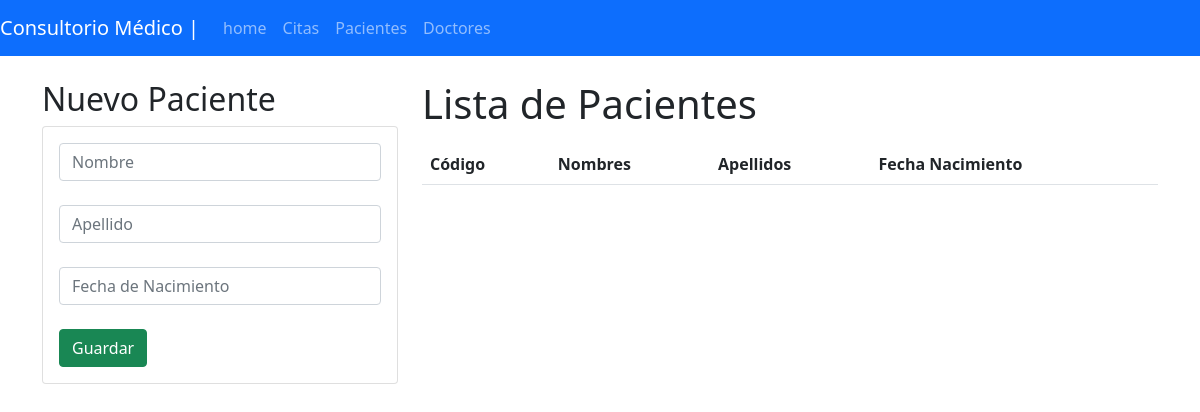
Page /listpacientes on the earlier database version.
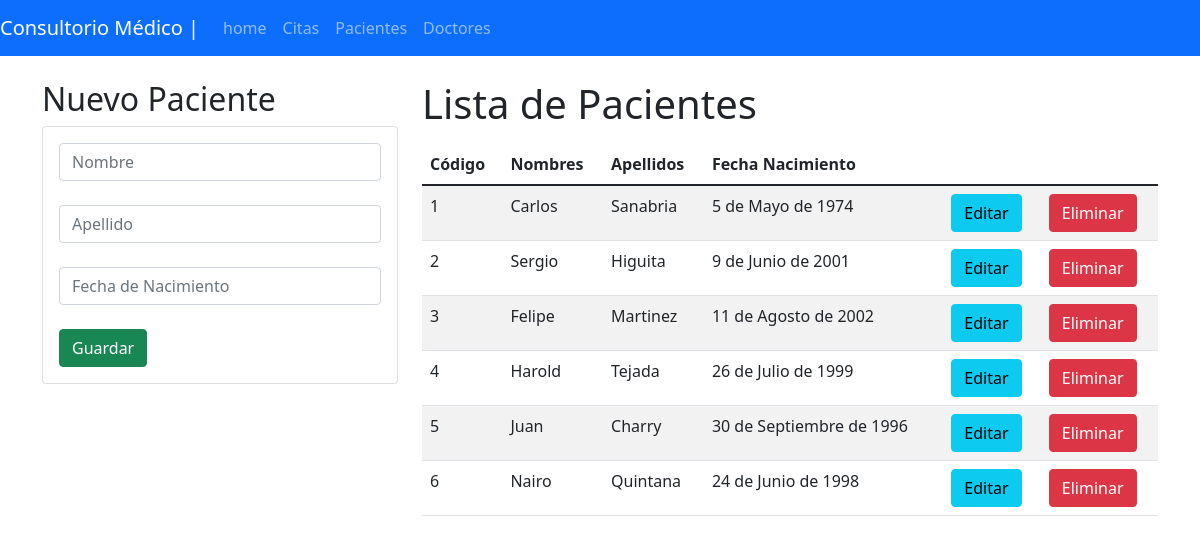
Same page on the later database version.
### appMenu/models.py (models this page shows, shortened)
class Paciente(models.Model):
    id = models.AutoField(primary_key=True)
    nombre = models.CharField(max_length=200)
    apellido = models.CharField(max_length=200)
    fecha_nacimiento = models.DateField(auto_now=False, auto_now_add=False)

### appMenu/views.py (the view)
# urls.py: path('listpacientes', views.list_pacientes, name="listpacientes"),
def list_pacientes(request):
    pacientes = Paciente.objects.all()
    contexto = {"pacientes": pacientes}
    return render(request, 'pacientes.html', contexto)

### appMenu/templates/pacientes.html (shortened to what this page needs)
{% extends 'base.html' %}
{% block content %}
<div class="row">
    <div class="col-sm-12 col-md-6 col-lg-4 col-xl-4">
        <h2>Nuevo Paciente</h2>
        <div class="card">
            <div class="card-body">
                <form action="/registrarCurso/" method="POST">{% csrf_token %}
                    <div class="form-group">
                        <input type="text" id="nombre" name="nombre" class="form-control" placeholder="Nombre"
                            minlength="6" maxlength="6" required>
                    </div><br>
                    <div class="form-group">
                        <input type="text" id="apellido" name="apellido" class="form-control" placeholder="Apellido"
                            maxlength="50" required>
                    </div><br>
                    <div class="form-group">
                        <input type="text" id="fecha_nacimiento name="fecha_nacimiento" class="form-control" placeholder="Fecha de Nacimiento"
                            minlength="6" maxlength="6" required>
                    </div><br>
                    <div class="form-group">
                        <button type="submit" class="btn btn-success btn-block text-white">Guardar</button>
                    </div>
                </form>
            </div>
        </div>
    </div>
    <div class="col-sm-12 col-md-6 col-lg-8 col-xl-8">
        <h1>Lista de Pacientes</h1>
        <div class="table-responsive py-2">
            <table class="table table-striped">
                <thead>
                    <tr>
                        <th>Código</th>
                        <th>Nombres</th>
                        <th>Apellidos</th>
                        <th>Fecha Nacimiento</th>
                    </tr>
                </thead>
                <tbody>
                    {% for paciente in pacientes %}
                    <tr>
                        <td>{{paciente.id}}</td>
                        <td>{{paciente.nombre}}</td>
                        <td>{{paciente.apellido}}</td>
                        <td>{{paciente.fecha_nacimiento}}</td>
                        <td><a href="edicionCurso/{{c.codigo}}" class="btn btn-info">Editar</a></td>
                        <td><a href="eliminarCurso/{{c.codigo}}" class="btn btn-danger btnEliminacion">Eliminar</a></td>
                    </tr>
                    {% endfor %}
                </tbody>
            </table>
        </div>
    </div>
</div>
{% endblock %}

Differences in the rows shown:
added Paciente: id "1", nombre "Carlos", apellido "Sanabria", fecha_nacimiento "5 de Mayo de 1974"
added Paciente: id "2", nombre "Sergio", apellido "Higuita", fecha_nacimiento "9 de Junio de 2001"
added Paciente: id "3", nombre "Felipe", apellido "Martinez", fecha_nacimiento "11 de Agosto de 2002"
added Paciente: id "4", nombre "Harold", apellido "Tejada", fecha_nacimiento "26 de Julio de 1999"
added Paciente: id "5", nombre "Juan", apellido "Charry", fecha_nacimiento "30 de Septiembre de 1996"
added Paciente: id "6", nombre "Nairo", apellido "Quintana", fecha_nacimiento "24 de Junio de 1998"
